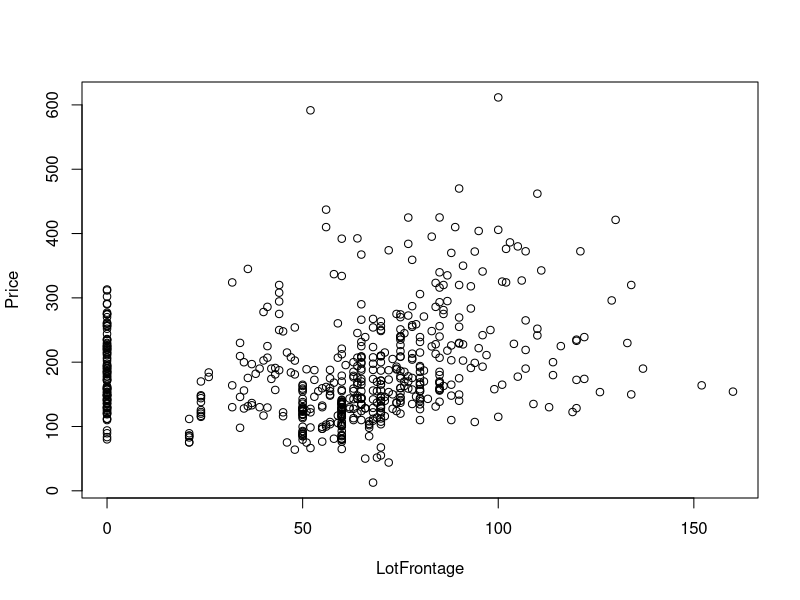
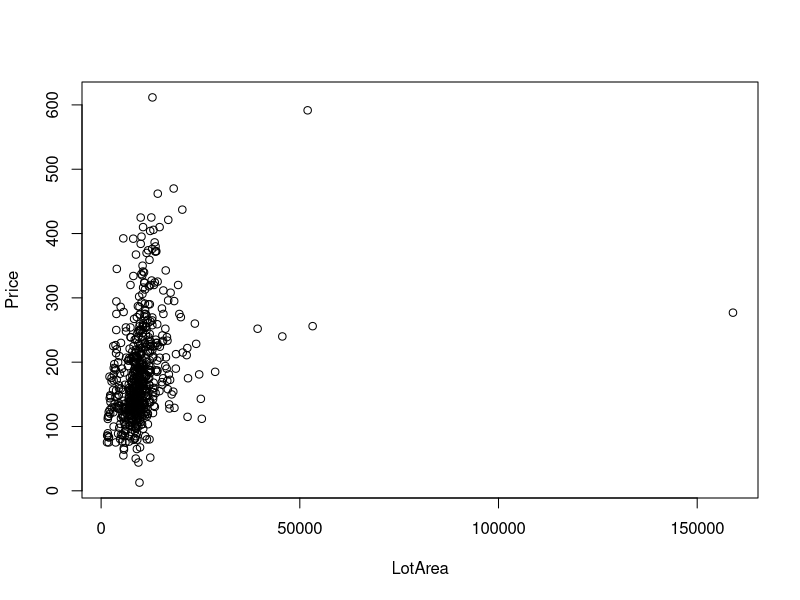
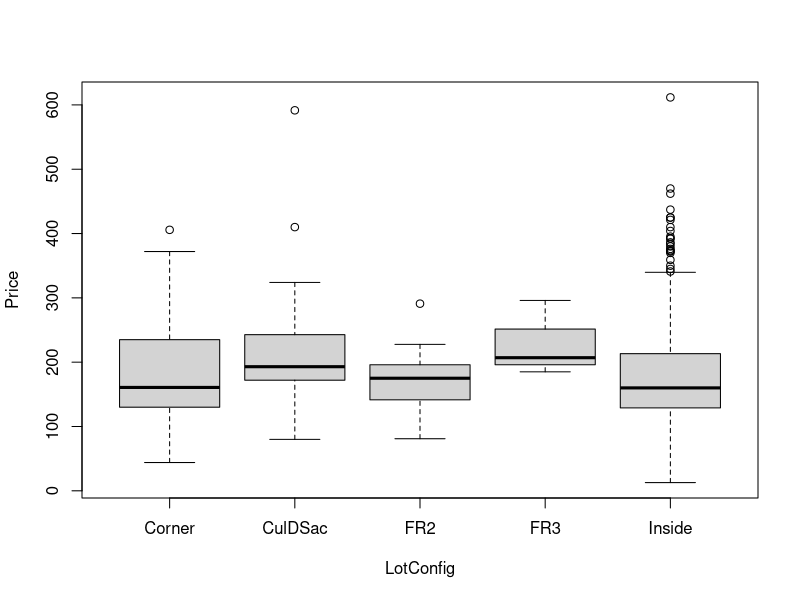
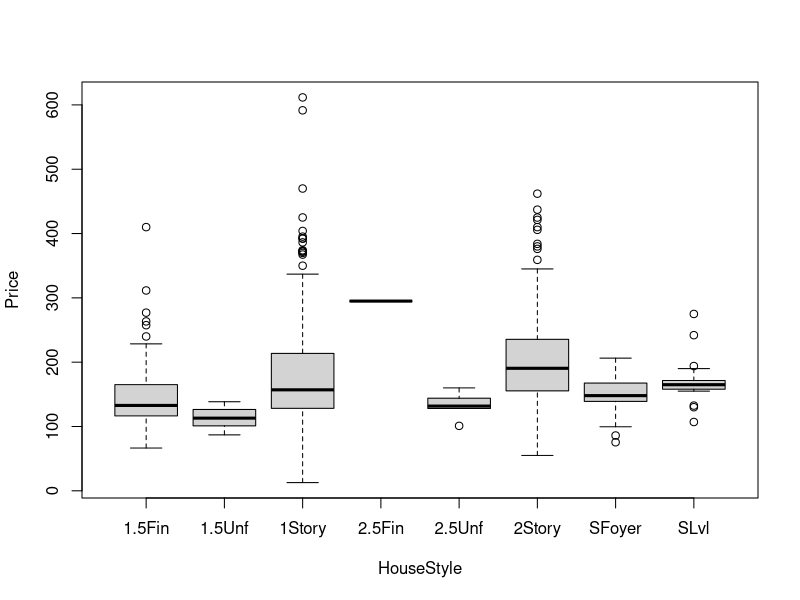
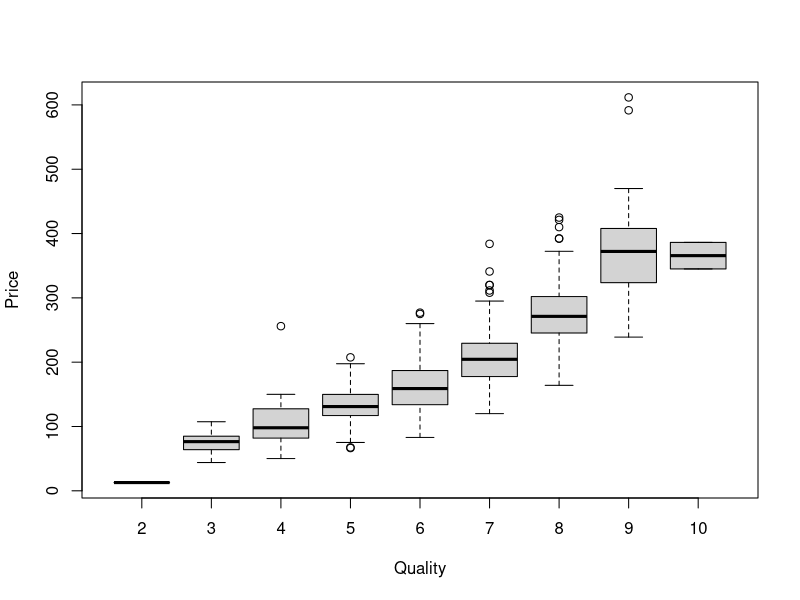
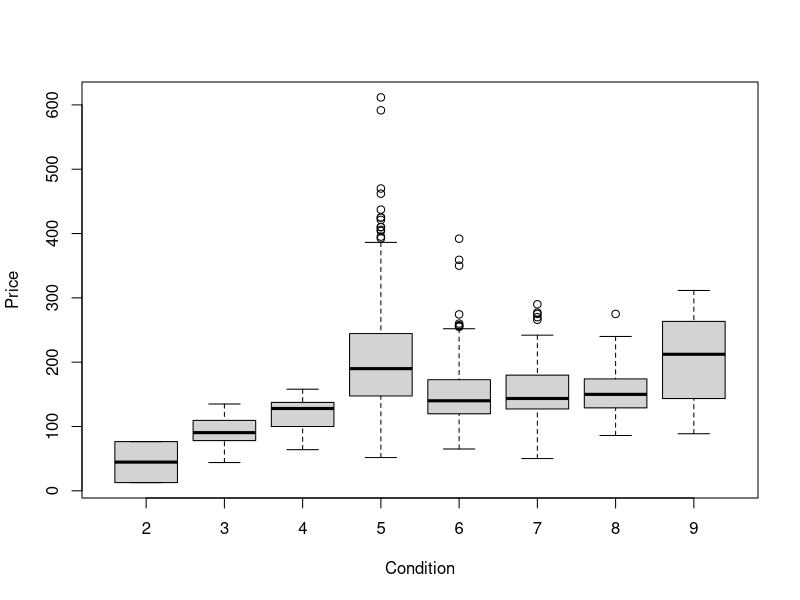
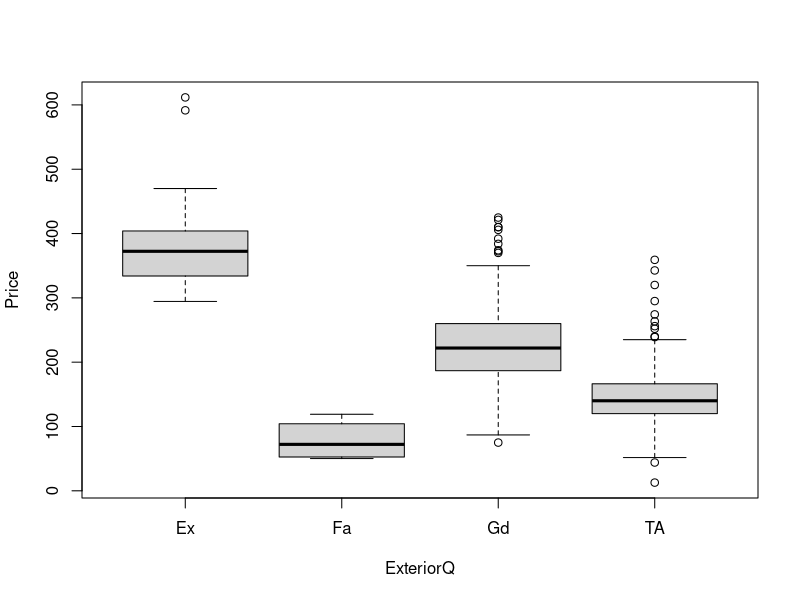
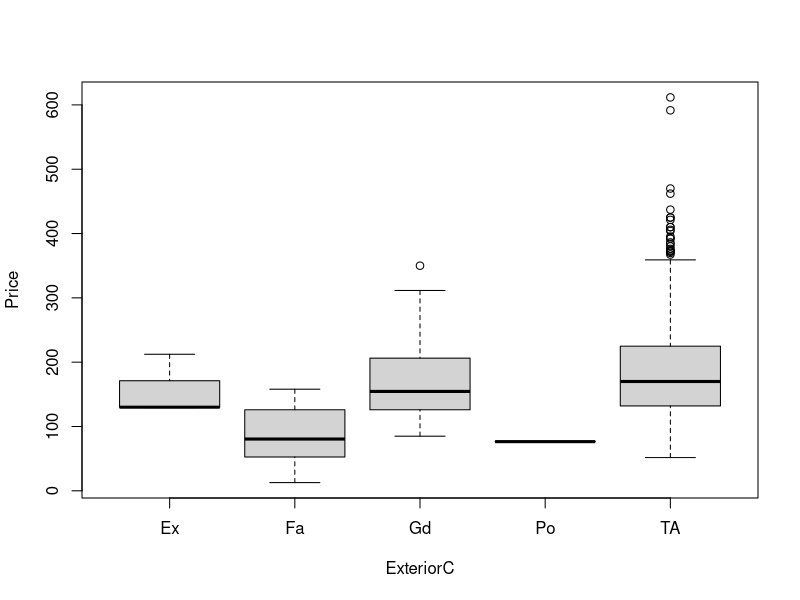

The R script that drew these images, in order: (Note: this script raises an error after producing the figures.)
## ---- chunk 1
AmesTrainingData <- read.csv('AmesTrain10.csv', stringsAsFactors = TRUE)
AmesTrainingData <- na.omit(AmesTrainingData)
AmesTrainingData <- AmesTrainingData[-1] 
age_built <- 2010 - AmesTrainingData$YearBuilt
age_remodel <- 2010 - AmesTrainingData$YearRemodel
AmesTrainingData <- subset(AmesTrainingData, select = -c(YearBuilt, YearRemodel))

AmesTrainingData$Quality <- factor(AmesTrainingData$Quality)
AmesTrainingData$Condition <- factor(AmesTrainingData$Condition)
## ---- chunk 2
full_model <- lm(Price ~ ., data=AmesTrainingData)
summary(full_model)
plot(Price ~ ., data=AmesTrainingData)
## ---- chunk 3
AmesTrainingData_adjusted <- AmesTrainingData %>%
  mutate(Price = log(Price),
         LotArea = log(LotArea))

first_model <- lm(Price ~ . + I(age_built^2) + I(GarageCars^2)+ I(GarageSF^2)+ TotalRooms * Bedroom + LotArea * LotFrontage + GarageSF * GarageCars, data = AmesTrainingData_adjusted)

summary(first_model)
## ---- chunk 4
summary(lm(Price~., AmesTrainingData))
summary(lm(log(Price)~., AmesTrainingData))
## ---- chunk 5
MSE2 <- (summary(first_model)$sigma)^2

AmesModNone2 <- lm(Price ~ 1, AmesTrainingData_adjusted)

#step(first_model, scale = MSE2)
#step(AmesModNone2, scope = list(upper=first_model), scale=MSE2, direction='forward')
simple_model <- step(AmesModNone2, scale = MSE2, scope = list(upper = first_model), trace = FALSE)

summary(simple_model)

## ---- chunk 6
ames10_holdout <- read.csv('AmesTest10.csv', stringsAsFactors = TRUE)
ames10_holdout <- na.omit(ames10_holdout)
ames10_holdout <- ames10_holdout[-1] 
ames10_holdout$age_built <- 2010 - ames10_holdout$YearBuilt
ames10_holdout$age_remodel <- 2010 - ames10_holdout$YearRemodel
ames10_holdout$Quality <- factor(ames10_holdout$Quality)
ames10_holdout$Condition <- factor(ames10_holdout$Condition)
## ---- chunk 7
ames10_holdout$BasementHt <- as.character(ames10_holdout$BasementHt) 
ames10_holdout$BasementHt[ames10_holdout$BasementHt == "0"] <- "None"
unique(ames10_holdout$BasementHt)
ames10_holdout$BasementC <- as.character(ames10_holdout$BasementC) 
ames10_holdout$BasementC[ames10_holdout$BasementC == "0"] <- "None"
unique(ames10_holdout$BasementC)
## ---- chunk 8
ames10_holdout_adjusted <- ames10_holdout %>%
  mutate(Price = log(Price),
         LotArea = log(LotArea))
## ---- chunk 9
predictions <- predict(simple_model, newdata = ames10_holdout_adjusted)
head(predictions)
## ---- chunk 10
holdout_resid <- log(ames10_holdout$Price) - predictions
## ---- chunk 11
mean(holdout_resid)
sd(holdout_resid)
## ---- chunk 12
qqnorm(holdout_resid)
qqline(holdout_resid)
## ---- chunk 13
cor(predictions, ames10_holdout$Price)
## ---- chunk 14
cor(predictions, ames10_holdout$Price)^2
## ---- chunk 15
summary(simple_model)$r.squared - cor(predictions, ames10_holdout$Price)^2
## ---- chunk 16
new_house_ex <- data.frame(
  Order = 0,
  Price = 0,
  LotFrontage = 328,
  LotArea = 21540,
  LotConfig = NA,
  HouseStyle = "2Story",
  Quality = 7,
  Condition = 5,
  YearBuilt = 1987,
  YearRemodel = 1999,
  age_built = 2010 - 1987,
  age_remodel = 2010 - 1999,
  ExteriorQ = "Gd",
  ExteriorC = "Gd",
  Foundation = "PConc",
  BasementHt = "Ex",
  BasementC = "None",
  BasementFin = "Unf",
  BasementFinSF = 0,
  BasementUnFinSF = 757,
  BasementSF = 757,
  Heating = "GasA",
  HeatingQC = "Ex",
  CentralAir = "Y",
  FirstSF = 1485,
  SecondSF = 947,
  GroundSF = 2432,
  BasementFBath = 0,
  BasementHBath = 0,
  FullBath = 2,
  HalfBath = 1,
  Bedroom = 4,
  KitchenQ = NA,
  TotalRooms = 11,
  Fireplaces = 1,
  GarageType = "BuiltIn",
  GarageCars = 2,
  GarageSF = 588,
  GarageQ = "TA",
  GarageC = "TA",
  WoodDeckSF = 0,
  OpenPorchSF = 205,
  EnclosedPorchSF = 0,
  ScreenPorchSF = 0
)

house_ex <- data.frame(new_house_ex, stringsAsFactors = TRUE)
house_ex <- house_ex[-1] 
house_ex$age_built <- 2010 - house_ex$YearBuilt
house_ex$age_remodel <- 2010 - house_ex$YearRemodel
house_ex$Quality <- factor(house_ex$Quality)
house_ex$Condition <- factor(house_ex$Condition)
house_ex$LotArea <- log(house_ex$LotArea)
house_ex
## ---- chunk 17
predict.lm(simple_model, house_ex, interval = 'confidence', level = .95)
exp(predict.lm(simple_model, house_ex, interval = 'confidence', level = .95))
